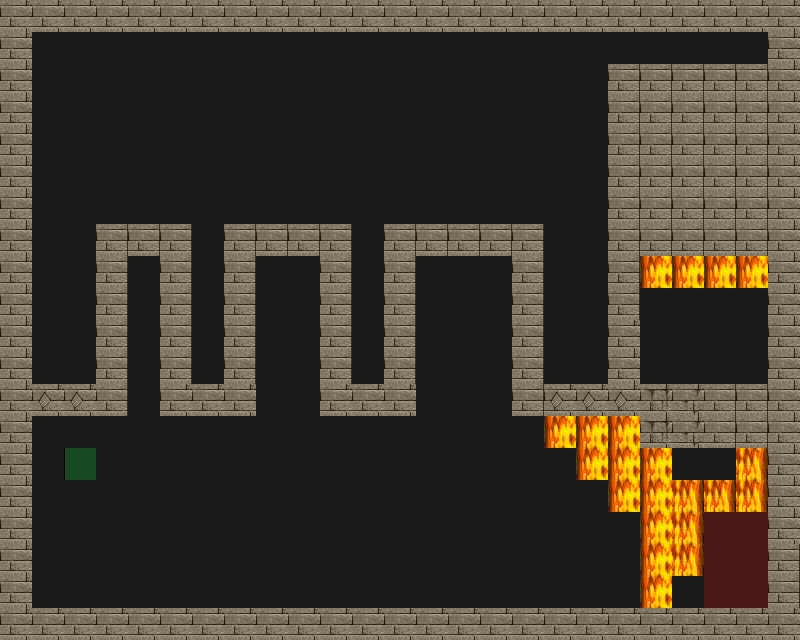

Rendered tile map (Tiled .tmx) drawn with the repository's tilesets; below, a short description and the full map source, tile grids included:
An orthogonal 25x20 tile map with 32x32 px tiles, 4 tile layers (Road, Trap, Wall, Utility), 4 tilesets.

<map version="1.0" orientation="orthogonal" renderorder="right-down" width="25" height="20" tilewidth="32" tileheight="32" nextobjectid="1">
 <tileset firstgid="1" source="tilesets/meta.tsx" />
 <tileset firstgid="3" source="tilesets/road.tsx" />
 <tileset firstgid="4" source="tilesets/traps.tsx" />
 <tileset firstgid="196" source="tilesets/wallsandroofs.tsx" />
 <layer name="Road" width="25" height="20">
  <data encoding="csv">
3,3,3,3,3,3,3,3,3,3,3,3,3,3,3,3,3,3,3,3,3,3,3,3,3,
3,3,3,3,3,3,3,3,3,3,3,3,3,3,3,3,3,3,3,3,3,3,3,3,3,
3,3,3,3,3,3,3,3,3,3,3,3,3,3,3,3,3,3,3,3,3,3,3,3,3,
3,3,3,3,3,3,3,3,3,3,3,3,3,3,3,3,3,3,3,3,3,3,3,3,3,
3,3,3,3,3,3,3,3,3,3,3,3,3,3,3,3,3,3,3,3,3,3,3,3,3,
3,3,3,3,3,3,3,3,3,3,3,3,3,3,3,3,3,3,3,3,3,3,3,3,3,
3,3,3,3,3,3,3,3,3,3,3,3,3,3,3,3,3,3,3,3,3,3,3,3,3,
3,3,3,3,3,3,3,3,3,3,3,3,3,3,3,3,3,3,3,3,3,3,3,3,3,
3,3,3,3,3,3,3,3,3,3,3,3,3,3,3,3,3,3,3,3,3,3,3,3,3,
3,3,3,3,3,3,3,3,3,3,3,3,3,3,3,3,3,3,3,3,3,3,3,3,3,
3,3,3,3,3,3,3,3,3,3,3,3,3,3,3,3,3,3,3,3,3,3,3,3,3,
3,3,3,3,3,3,3,3,3,3,3,3,3,3,3,3,3,3,3,3,3,3,3,3,3,
3,3,3,3,3,3,3,3,3,3,3,3,3,3,3,3,3,3,3,3,3,3,3,3,3,
3,3,3,3,3,3,3,3,3,3,3,3,3,3,3,3,3,3,3,3,3,3,3,3,3,
3,3,3,3,3,3,3,3,3,3,3,3,3,3,3,3,3,3,3,3,3,3,3,3,3,
3,3,3,3,3,3,3,3,3,3,3,3,3,3,3,3,3,3,3,3,3,3,3,3,3,
3,3,3,3,3,3,3,3,3,3,3,3,3,3,3,3,3,3,3,3,3,3,3,3,3,
3,3,3,3,3,3,3,3,3,3,3,3,3,3,3,3,3,3,3,3,3,3,3,3,3,
3,3,3,3,3,3,3,3,3,3,3,3,3,3,3,3,3,3,3,3,3,3,3,3,3,
3,3,3,3,3,3,3,3,3,3,3,3,3,3,3,3,3,3,3,3,3,3,3,3,3
</data>
 </layer>
 <layer name="Trap" width="25" height="20">
  <data encoding="csv">
0,0,0,0,0,0,0,0,0,0,0,0,0,0,0,0,0,0,0,0,0,0,0,0,0,
0,0,0,0,0,0,0,0,0,0,0,0,0,0,0,0,0,0,0,0,0,0,0,0,0,
0,0,0,0,0,0,0,0,0,0,0,0,0,0,0,0,0,0,0,0,0,0,0,0,0,
0,0,0,0,0,0,0,0,0,0,0,0,0,0,0,0,0,0,0,0,0,0,0,0,0,
0,0,0,0,0,0,0,0,0,0,0,0,0,0,0,0,0,0,0,0,0,0,0,0,0,
0,0,0,0,0,0,0,0,0,0,0,0,0,0,0,0,0,0,0,0,0,0,0,0,0,
0,0,0,0,0,0,0,0,0,0,0,0,0,0,0,0,0,0,0,0,0,0,0,0,0,
0,0,0,0,0,0,0,0,0,0,0,0,0,0,0,0,0,0,0,0,0,0,0,0,0,
0,0,0,0,0,0,0,0,0,0,0,0,0,0,0,0,0,0,0,0,162,162,162,162,0,
0,0,0,0,0,0,0,0,0,0,0,0,0,0,0,0,0,0,0,163,0,0,0,0,0,
0,0,0,0,0,0,0,0,0,0,0,0,0,0,0,0,0,0,0,0,0,0,0,0,0,
0,0,0,0,0,0,0,0,0,0,0,0,0,0,0,0,0,0,0,0,0,0,0,0,0,
0,0,0,0,0,0,0,0,0,0,0,0,0,0,0,0,0,0,0,0,0,0,0,0,0,
0,0,0,0,0,0,0,0,0,0,0,0,0,0,0,0,0,162,162,162,0,0,0,0,0,
0,0,0,0,0,0,0,0,0,0,0,0,0,0,0,0,0,0,162,162,162,0,0,163,0,
0,0,0,0,0,0,0,0,0,0,0,0,0,0,0,0,0,0,0,162,162,163,163,163,0,
0,0,0,0,0,0,0,0,0,0,0,0,0,0,0,0,0,0,0,0,162,163,0,0,0,
0,0,0,0,0,0,0,0,0,0,0,0,0,0,0,0,0,0,0,0,162,163,0,0,0,
0,0,0,0,0,0,0,0,0,0,0,0,0,0,0,0,0,0,0,0,162,0,0,0,0,
0,0,0,0,0,0,0,0,0,0,0,0,0,0,0,0,0,0,0,0,0,0,0,0,0
</data>
 </layer>
 <layer name="Wall" width="25" height="20">
  <data encoding="csv">
261,261,261,261,261,261,261,261,261,261,261,261,261,261,261,261,261,261,261,261,261,261,261,261,261,
261,0,0,0,0,0,0,0,0,0,0,0,0,0,0,0,0,0,0,0,0,0,0,0,261,
261,0,0,0,0,0,0,0,0,0,0,0,0,0,0,0,0,0,0,262,262,262,262,262,261,
261,0,0,0,0,0,0,0,0,0,0,0,0,0,0,0,0,0,0,262,262,262,262,262,261,
261,0,0,0,0,0,0,0,0,0,0,0,0,0,0,0,0,0,0,262,262,262,262,262,261,
261,0,0,0,0,0,0,0,0,0,0,0,0,0,0,0,0,0,0,262,262,262,262,262,261,
261,0,0,0,0,0,0,0,0,0,0,0,0,0,0,0,0,0,0,262,262,262,262,262,261,
261,0,0,262,262,262,0,262,262,262,262,0,262,262,262,262,262,0,0,262,262,262,262,262,261,
261,0,0,262,0,262,0,262,0,0,262,0,262,0,0,0,262,0,0,262,0,0,0,0,261,
261,0,0,262,0,262,0,262,0,0,262,0,262,0,0,0,262,0,0,262,0,0,0,0,261,
261,0,0,262,0,262,0,262,0,0,262,0,262,0,0,0,262,0,0,261,0,0,0,0,261,
261,0,0,262,0,262,0,262,0,0,262,0,262,0,0,0,262,0,0,261,0,0,0,0,261,
261,264,264,262,0,261,261,261,0,0,261,261,261,0,0,0,262,264,264,264,280,263,262,262,261,
261,0,0,0,0,0,0,0,0,0,0,0,0,0,0,0,0,0,0,0,280,263,262,262,261,
261,0,0,0,0,0,0,0,0,0,0,0,0,0,0,0,0,0,0,0,0,0,0,0,261,
261,0,0,0,0,0,0,0,0,0,0,0,0,0,0,0,0,0,0,0,0,0,0,0,261,
261,0,0,0,0,0,0,0,0,0,0,0,0,0,0,0,0,0,0,0,0,0,0,0,261,
261,0,0,0,0,0,0,0,0,0,0,0,0,0,0,0,0,0,0,0,0,0,0,0,262,
261,0,0,0,0,0,0,0,0,0,0,0,0,0,0,0,0,0,0,0,0,0,0,0,262,
261,261,261,261,261,261,261,261,261,261,261,261,261,261,261,261,261,261,261,261,261,261,261,261,261
</data>
 </layer>
 <layer name="Utility" width="25" height="20">
  <data encoding="csv">
0,0,0,0,0,0,0,0,0,0,0,0,0,0,0,0,0,0,0,0,0,0,0,0,0,
0,0,0,0,0,0,0,0,0,0,0,0,0,0,0,0,0,0,0,0,0,0,0,0,0,
0,0,0,0,0,0,0,0,0,0,0,0,0,0,0,0,0,0,0,0,0,0,0,0,0,
0,0,0,0,0,0,0,0,0,0,0,0,0,0,0,0,0,0,0,0,0,0,0,0,0,
0,0,0,0,0,0,0,0,0,0,0,0,0,0,0,0,0,0,0,0,0,0,0,0,0,
0,0,0,0,0,0,0,0,0,0,0,0,0,0,0,0,0,0,0,0,0,0,0,0,0,
0,0,0,0,0,0,0,0,0,0,0,0,0,0,0,0,0,0,0,0,0,0,0,0,0,
0,0,0,0,0,0,0,0,0,0,0,0,0,0,0,0,0,0,0,0,0,0,0,0,0,
0,0,0,0,0,0,0,0,0,0,0,0,0,0,0,0,0,0,0,0,0,0,0,0,0,
0,0,0,0,0,0,0,0,0,0,0,0,0,0,0,0,0,0,0,0,0,0,0,0,0,
0,0,0,0,0,0,0,0,0,0,0,0,0,0,0,0,0,0,0,0,0,0,0,0,0,
0,0,0,0,0,0,0,0,0,0,0,0,0,0,0,0,0,0,0,0,0,0,0,0,0,
0,0,0,0,0,0,0,0,0,0,0,0,0,0,0,0,0,0,0,0,0,0,0,0,0,
0,0,0,0,0,0,0,0,0,0,0,0,0,0,0,0,0,0,0,0,0,0,0,0,0,
0,0,2,0,0,0,0,0,0,0,0,0,0,0,0,0,0,0,0,0,0,0,0,0,0,
0,0,0,0,0,0,0,0,0,0,0,0,0,0,0,0,0,0,0,0,0,0,0,0,0,
0,0,0,0,0,0,0,0,0,0,0,0,0,0,0,0,0,0,0,0,0,0,1,1,0,
0,0,0,0,0,0,0,0,0,0,0,0,0,0,0,0,0,0,0,0,0,0,1,1,0,
0,0,0,0,0,0,0,0,0,0,0,0,0,0,0,0,0,0,0,0,0,0,1,1,0,
0,0,0,0,0,0,0,0,0,0,0,0,0,0,0,0,0,0,0,0,0,0,0,0,0
</data>
 </layer>
</map>
